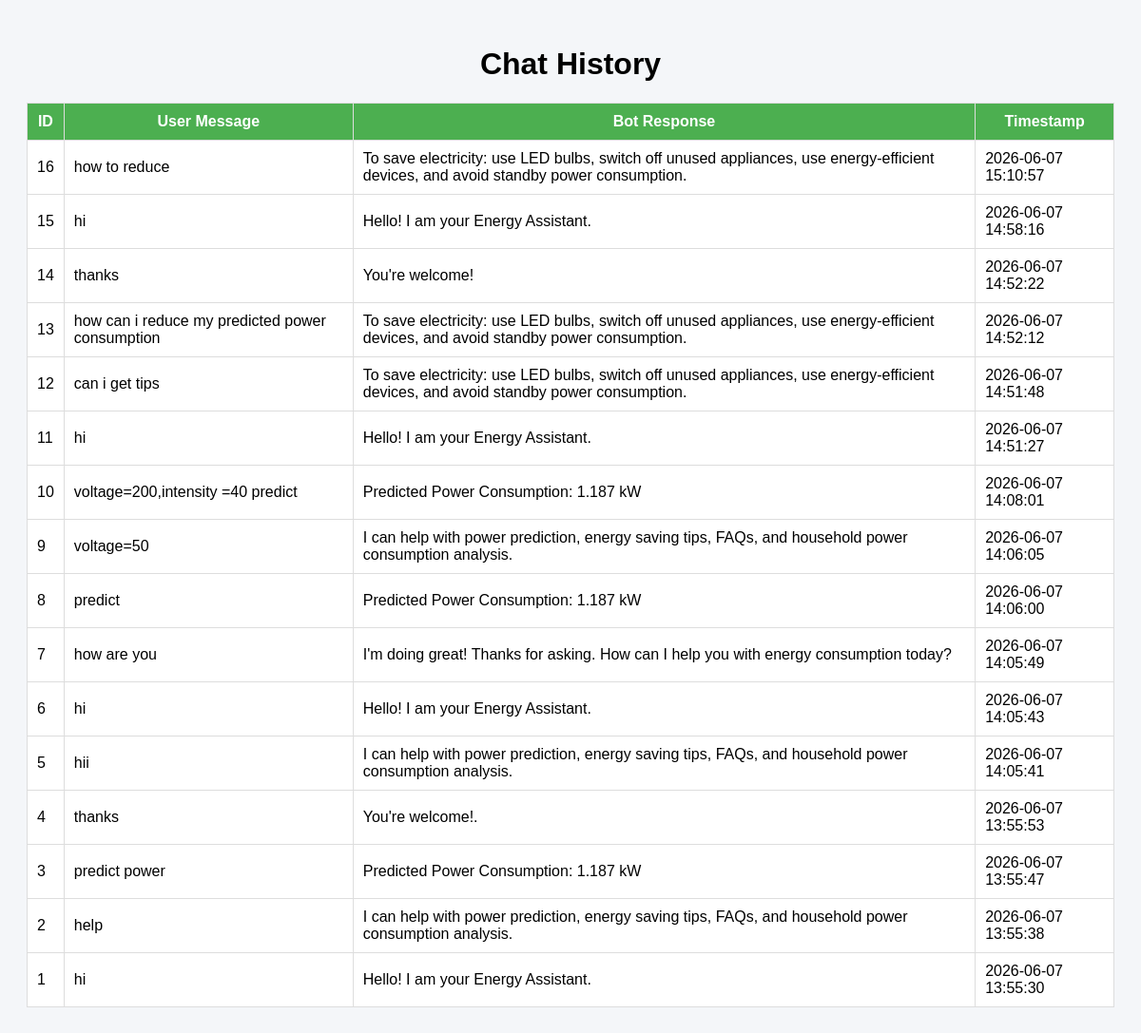
Page /history on the earlier database version.
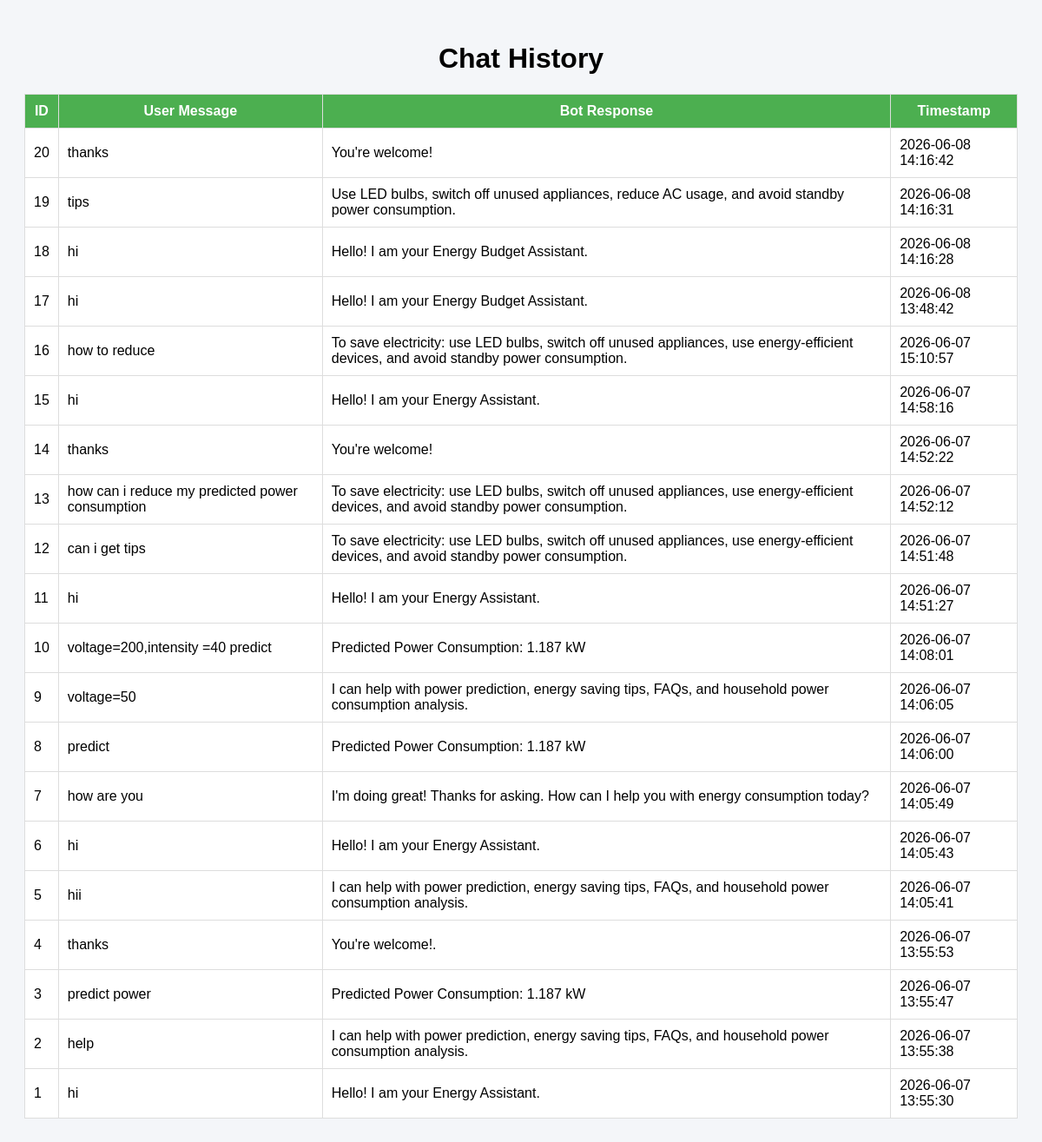
Same page on the later database version.
### tables this page shows
CREATE TABLE chats (

    id INTEGER PRIMARY KEY AUTOINCREMENT,

    user_message TEXT,

    bot_response TEXT,

    timestamp DATETIME DEFAULT CURRENT_TIMESTAMP

);

### app.py (the view)
@app.route("/history")
def history():
    conn = sqlite3.connect(
        "chat_history.db"
    )
    cursor = conn.cursor()
    cursor.execute(
        """
        SELECT *
        FROM chats
        ORDER BY id DESC
        """
    )
    rows = cursor.fetchall()
    conn.close()
    return render_template(
        "history.html",
        chats=rows
    )

### templates/history.html (shortened to what this page needs)
<!DOCTYPE html>
<html>
<head>
    <link rel="stylesheet"
href="{{ url_for('static', filename='history.css') }}">
</head>
<body>
    <h1>Chat History</h1>
    <table border="1">
        <tr>
            <th>ID</th>
            <th>User Message</th>
            <th>Bot Response</th>
            <th>Timestamp</th>
        </tr>
        {% for chat in chats %}
        <tr>
            <td>{{ chat[0] }}</td>
            <td>{{ chat[1] }}</td>
            <td>{{ chat[2] }}</td>
            <td>{{ chat[3] }}</td>
        </tr>
        {% endfor %}
    </table>
</body>
</html>

Differences in the rows shown:
added chats: id "20", user_message "thanks", bot_response "You're welcome!", timestamp "2026-06-08 14:16:42"
added chats: id "19", user_message "tips", bot_response "Use LED bulbs, switch off unused appliances, reduce AC usage, and avoid standby power consumption.", timestamp "2026-06-08 14:16:31"
added chats: id "18", user_message "hi", bot_response "Hello! I am your Energy Budget Assistant.", timestamp "2026-06-08 14:16:28"
added chats: id "17", user_message "hi", bot_response "Hello! I am your Energy Budget Assistant.", timestamp "2026-06-08 13:48:42"
